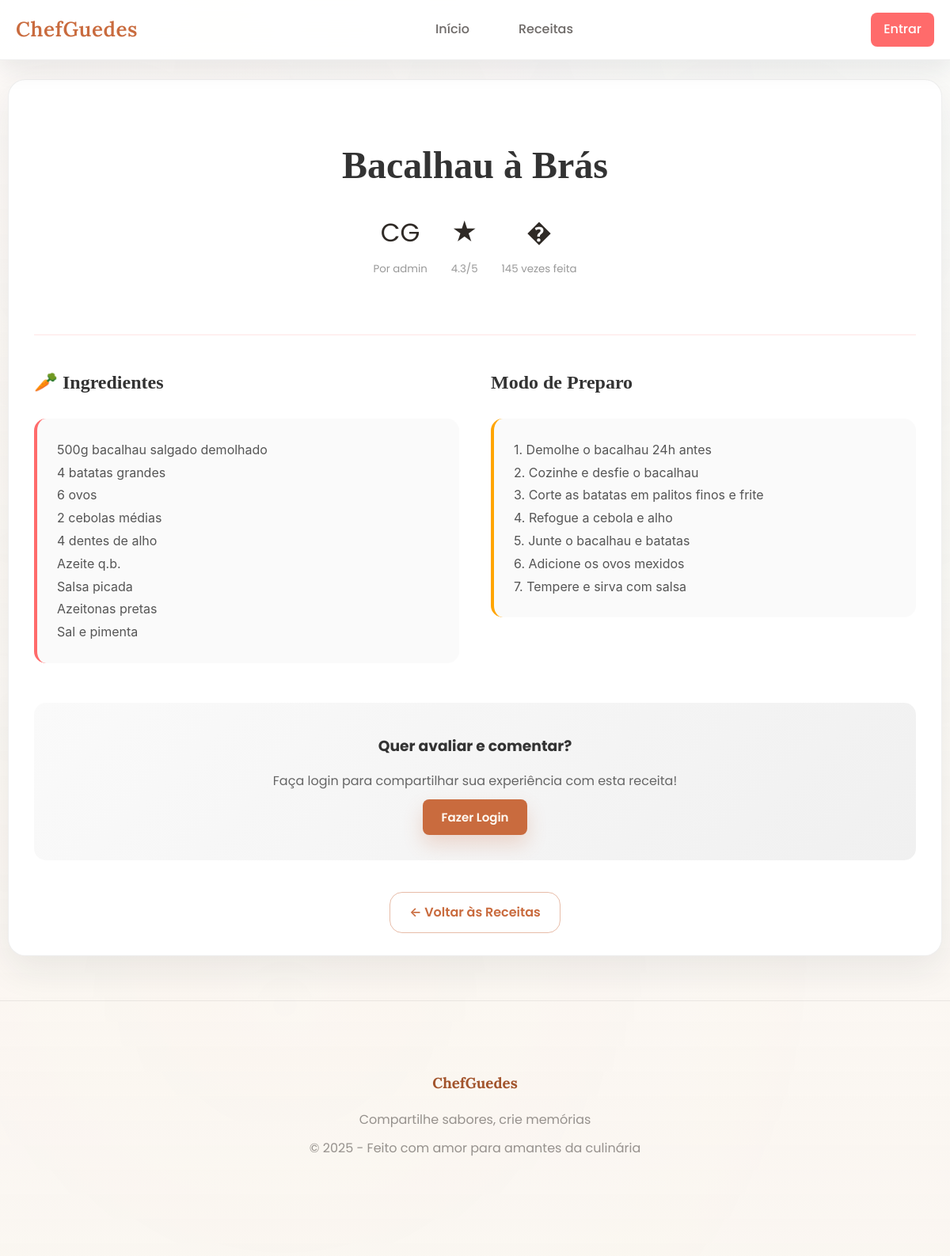
/receita.php?slug=bacalhau-a-bras, run on the app's committed database.
### tables this page shows
CREATE TABLE `recipes` (
  `id` BIGINT UNSIGNED NOT NULL AUTO_INCREMENT,
  `user_id` BIGINT UNSIGNED NOT NULL,
  `category_id` INT UNSIGNED DEFAULT NULL,
  `title` VARCHAR(255) NOT NULL,
  `slug` VARCHAR(255) NOT NULL,
  `summary` TEXT DEFAULT NULL,
  `ingredients` TEXT NOT NULL,
  `instructions` TEXT NOT NULL,
  `prep_time` INT DEFAULT NULL COMMENT 'Tempo de preparo em minutos',
  `cook_time` INT DEFAULT NULL COMMENT 'Tempo de cozimento em minutos',
  `total_time` INT DEFAULT NULL COMMENT 'Tempo total em minutos',
  `servings` INT DEFAULT NULL COMMENT 'Número de porções',
  `difficulty` ENUM('facil','medio','dificil') DEFAULT 'medio',
  `is_vegetarian` TINYINT(1) NOT NULL DEFAULT 0,
  `is_vegan` TINYINT(1) NOT NULL DEFAULT 0,
  `is_gluten_free` TINYINT(1) NOT NULL DEFAULT 0,
  `is_premium` TINYINT(1) NOT NULL DEFAULT 0,
  `is_featured` TINYINT(1) NOT NULL DEFAULT 0,
  `image_url` VARCHAR(500) DEFAULT NULL,
  `video_url` VARCHAR(500) DEFAULT NULL,
  `nutrition_info` JSON DEFAULT NULL,
  `created_at` DATETIME NOT NULL DEFAULT CURRENT_TIMESTAMP,
  `updated_at` DATETIME DEFAULT NULL ON UPDATE CURRENT_TIMESTAMP,
  `published_at` DATETIME DEFAULT NULL,
  `is_active` TINYINT(1) NOT NULL DEFAULT 1,
  PRIMARY KEY (`id`),
  UNIQUE KEY `uq_recipes_slug` (`slug`),
  KEY `idx_recipes_user` (`user_id`),
  KEY `idx_recipes_category` (`category_id`),
  KEY `idx_recipes_featured` (`is_featured`),
  KEY `idx_recipes_premium` (`is_premium`),
  KEY `idx_recipes_published` (`published_at`),
  CONSTRAINT `fk_recipes_user` FOREIGN KEY (`user_id`) REFERENCES `users` (`id`) ON DELETE CASCADE,
  CONSTRAINT `fk_recipes_category` FOREIGN KEY (`category_id`) REFERENCES `categories` (`id`) ON DELETE SET NULL
);

CREATE TABLE `users` (
  `id` BIGINT UNSIGNED NOT NULL AUTO_INCREMENT,
  `username` VARCHAR(80) NOT NULL,
  `email` VARCHAR(255) NOT NULL,
  `password_hash` VARCHAR(255) NOT NULL,
  `role` ENUM('user','admin','chef') NOT NULL DEFAULT 'user',
  `avatar` VARCHAR(255) DEFAULT NULL,
  `bio` TEXT DEFAULT NULL,
  `location` VARCHAR(100) DEFAULT NULL,
  `created_at` DATETIME NOT NULL DEFAULT CURRENT_TIMESTAMP,
  `updated_at` DATETIME DEFAULT NULL ON UPDATE CURRENT_TIMESTAMP,
  `last_login` DATETIME DEFAULT NULL,
  `is_active` TINYINT(1) NOT NULL DEFAULT 1,
  PRIMARY KEY (`id`),
  UNIQUE KEY `uq_users_email` (`email`),
  UNIQUE KEY `uq_users_username` (`username`)
);

CREATE TABLE `recipe_stats` (
  `recipe_id` BIGINT UNSIGNED NOT NULL,
  `total_views` INT DEFAULT 0,
  `unique_views` INT DEFAULT 0,
  `total_favorites` INT DEFAULT 0,
  `total_made` INT DEFAULT 0,
  `total_ratings` INT DEFAULT 0,
  `average_rating` DECIMAL(3,2) DEFAULT 0.00,
  `last_viewed_at` DATETIME DEFAULT NULL,
  `last_favorited_at` DATETIME DEFAULT NULL,
  `popularity_score` DECIMAL(10,4) DEFAULT 0.0000,
  `updated_at` DATETIME DEFAULT CURRENT_TIMESTAMP ON UPDATE CURRENT_TIMESTAMP,
  PRIMARY KEY (`recipe_id`),
  KEY `idx_recipe_stats_views` (`total_views`),
  KEY `idx_recipe_stats_favorites` (`total_favorites`),
  KEY `idx_recipe_stats_rating` (`average_rating`),
  KEY `idx_recipe_stats_popularity` (`popularity_score`),
  CONSTRAINT `fk_recipe_stats_recipe` FOREIGN KEY (`recipe_id`) REFERENCES `recipes` (`id`) ON DELETE CASCADE
);

### receita.php (the view, shortened to what this page needs)
<?php
$db_host = '127.0.0.1';
$db_user = 'root';
$db_pass = '';
$db_name = 'chefguedes';
function db_connect() {
    global $db_host, $db_user, $db_pass, $db_name;
    $m = new mysqli($db_host, $db_user, $db_pass, $db_name);
    return $m;
}
$slug = $_GET['slug'] ?? '';
$recipe = null;
$comments = [];
$user_rating = null;
$avg_rating = 0;
if ($slug) {
    $mysqli = db_connect();
    if ($mysqli) {
        $stmt = $mysqli->prepare("SELECT r.*, u.username, rs.average_rating as avg_rating, rs.total_ratings as rating_count, rs.total_views as made_count FROM recipes r JOIN users u ON r.user_id = u.id LEFT JOIN recipe_stats rs ON r.id = rs.recipe_id WHERE r.slug = ? LIMIT 1");
        if ($stmt) {
            $stmt->bind_param('s', $slug);
            $stmt->execute();
            $result = $stmt->get_result();
            if ($result && $result->num_rows === 1) {
                $recipe = $result->fetch_assoc();
                $avg_rating = $recipe['avg_rating'] ?: 0;
                $comments_query = $mysqli->query("SELECT c.*, u.username FROM comments c JOIN users u ON c.user_id = u.id WHERE c.recipe_id = {$recipe['id']} ORDER BY c.created_at DESC");
                if ($comments_query) {
                    $comments = $comments_query->fetch_all(MYSQLI_ASSOC);
                }
            }
        }
    }
}
?>
<!DOCTYPE html>
<html lang="pt">
<head>
    <link rel="stylesheet" href="css/style.css">
    <link rel="stylesheet" href="css/culinary.css">
</head>
<body class="main-layout">
    <nav class="navbar">
        <div class="nav-container">
            <a href="index.php" class="logo">ChefGuedes</a>
            <div class="nav-links">
                <a href="index.php">Início</a>
                <a href="receitas.php">Receitas</a>
            </div>
            <div class="user-menu">
                <?php if (isset($_SESSION['user_id'])): ?>
                    <span>Olá, <?php echo htmlspecialchars($_SESSION['username']); ?>!</span>
                    <a href="logout.php" style="color: #ff6b6b;">Sair</a>
                <?php else: ?>
                    <a href="login.php" style="background: #ff6b6b; color: white; padding: 8px 16px; border-radius: 8px; text-decoration: none;">Entrar</a>
                <?php endif; ?>
            </div>
        </div>
    </nav>
    <div class="container">
        <header class="recipe-header" style="text-align: center; padding: 40px 0; border-bottom: 2px solid rgba(255, 107, 107, 0.1); margin-bottom: 40px;">
            <h1 style="font-family: 'Playfair Display', serif; font-size: 3rem; color: #333; margin-bottom: 20px;">
                <?php echo htmlspecialchars($recipe['title']); ?>
            </h1>
            <div style="display: flex; justify-content: center; gap: 30px; flex-wrap: wrap; margin-bottom: 30px;">
                <div style="text-align: center;">
                    <div style="font-size: 2rem; margin-bottom: 5px;">CG</div>
                    <small style="color: #999;">Por <?php echo htmlspecialchars($recipe['username']); ?></small>
                </div>
                <div style="text-align: center;">
                    <div style="font-size: 2rem; margin-bottom: 5px;">★</div>
                    <small style="color: #999;"><?php echo $avg_rating > 0 ? number_format($avg_rating, 1) . '/5' : 'Sem avaliações'; ?></small>
                </div>
                <div style="text-align: center;">
                    <div style="font-size: 2rem; margin-bottom: 5px;">�</div>
                    <small style="color: #999;"><?php echo $recipe['made_count'] ?: 0; ?> vezes feita</small>
                </div>
            </div>
        </header>
        <div style="display: grid; grid-template-columns: 1fr 1fr; gap: 40px; margin-bottom: 50px;">
            <section class="ingredients-section">
                <h2 style="font-family: 'Playfair Display', serif; color: #333; margin-bottom: 25px; display: flex; align-items: center; gap: 15px;">
                    🥕 Ingredientes
                </h2>
                <div style="background: #fafafa; padding: 25px; border-radius: 15px; border-left: 4px solid #ff6b6b;">
                    <pre style="white-space: pre-wrap; font-family: 'Inter', sans-serif; line-height: 1.8; color: #555; margin: 0;"><?php echo htmlspecialchars($recipe['ingredients']); ?></pre>
                </div>
            </section>
            <section class="instructions-section">
                <h2 style="font-family: 'Playfair Display', serif; color: #333; margin-bottom: 25px; display: flex; align-items: center; gap: 15px;">
                    Modo de Preparo
                </h2>
                <div style="background: #fafafa; padding: 25px; border-radius: 15px; border-left: 4px solid #ffa500;">
                    <pre style="white-space: pre-wrap; font-family: 'Inter', sans-serif; line-height: 1.8; color: #555; margin: 0;"><?php echo htmlspecialchars($recipe['instructions']); ?></pre>
                </div>
            </section>
        </div>
        <?php if (isset($_SESSION['user_id'])): ?>
        <section style="background: linear-gradient(135deg, #fafafa, #f0f0f0); padding: 30px; border-radius: 15px; margin-bottom: 40px;">
            <h2 style="font-family: 'Playfair Display', serif; color: #333; margin-bottom: 25px;">
                ★ Avaliar esta Receita
            </h2>
            <form method="post" style="display: flex; align-items: center; gap: 20px; flex-wrap: wrap;">
                <label style="font-weight: 600;">Sua avaliação:</label>
                <div style="display: flex; gap: 8px;">
                    <?php for ($i = 1; $i <= 5; $i++): ?>
                        <label style="cursor: pointer;">
                            <input type="radio" name="rating" value="<?php echo $i; ?>" <?php echo ($user_rating == $i) ? 'checked' : ''; ?> style="display: none;">
                            <span style="font-size: 1.5rem; color: <?php echo ($user_rating >= $i) ? '#ff6b6b' : '#ddd'; ?>; transition: color 0.3s;">★</span>
                        </label>
                    <?php endfor; ?>
                </div>
                <button type="submit" name="rate_recipe" class="btn-primary" style="border: none; cursor: pointer;">
                    Avaliar
                </button>
            </form>
        </section>
        <section style="margin-bottom: 40px;">
            <h2 style="font-family: 'Playfair Display', serif; color: #333; margin-bottom: 25px;">
                Comentários (<?php echo count($comments); ?>)
            </h2>
            <form method="post" style="margin-bottom: 30px;">
                <textarea name="comment" placeholder="Compartilhe sua experiência com esta receita..." style="width: 100%; padding: 15px; border: 2px solid #e0e0e0; border-radius: 12px; font-size: 15px; min-height: 100px; resize: vertical; font-family: 'Inter', sans-serif;"></textarea>
                <button type="submit" name="add_comment" class="btn-primary" style="margin-top: 15px; border: none; cursor: pointer;">
                    Adicionar Comentário
                </button>
            </form>
            <div class="comments-list">
                <?php foreach ($comments as $comment): ?>
                    <div style="background: white; padding: 20px; border-radius: 12px; margin-bottom: 15px; border: 1px solid #eee;">
                        <div style="display: flex; justify-content: space-between; margin-bottom: 10px;">
                            <strong style="color: #333;"><?php echo htmlspecialchars($comment['username']); ?></strong>
                            <small style="color: #999;"><?php echo date('d/m/Y H:i', strtotime($comment['created_at'])); ?></small>
                        </div>
                        <p style="color: #666; line-height: 1.6; margin: 0;"><?php echo htmlspecialchars($comment['content']); ?></p>
                    </div>
                <?php endforeach; ?>
                <?php if (empty($comments)): ?>
                    <p style="text-align: center; color: #999; font-style: italic; padding: 40px;">
                        🤔 Ainda não há comentários. Seja o primeiro a compartilhar sua experiência!
                    </p>
                <?php endif; ?>
            </div>
        </section>
        <?php else: ?>
        <div style="text-align: center; padding: 40px; background: linear-gradient(135deg, #fafafa, #f0f0f0); border-radius: 15px;">
            <h3 style="color: #333; margin-bottom: 15px;">Quer avaliar e comentar?</h3>
            <p style="color: #666; margin-bottom: 20px;">Faça login para compartilhar sua experiência com esta receita!</p>
            <a href="login.php" class="btn-primary" style="text-decoration: none; padding: 12px 24px; border-radius: 8px;">Fazer Login</a>
        </div>
        <?php endif; ?>
        <div style="text-align: center; margin-top: 40px;">
            <a href="receitas.php" class="btn-secondary" style="text-decoration: none; padding: 12px 24px;">
                ← Voltar às Receitas
            </a>
        </div>
    </div>
    <footer class="footer">
        <div class="container">
            <h3>ChefGuedes</h3>
            <p>Compartilhe sabores, crie memórias</p>
            <p>&copy; 2025 - Feito com amor para amantes da culinária</p>
        </div>
    </footer>
</body>
</html>

### data on the page
recipes: title "Bacalhau à Brás", user.username "admin", recipe_stats.average_rating "4.3", recipe_stats.total_views "145", ingredients "500g bacalhau salgado demolhado 4 batatas grandes 6 ovos 2 cebolas médias 4 dentes de alho Azeite q.b. Salsa picada Azeitonas pretas Sal e pimenta", instructions "1. Demolhe o bacalhau 24h antes 2. Cozinhe e desfie o bacalhau 3. Corte as batatas em palitos finos e frite 4. Refogue a cebola e alho 5. Junte o bacalhau e batatas 6. Adicione os ovos mexidos 7. Tempere e sirva com salsa"
